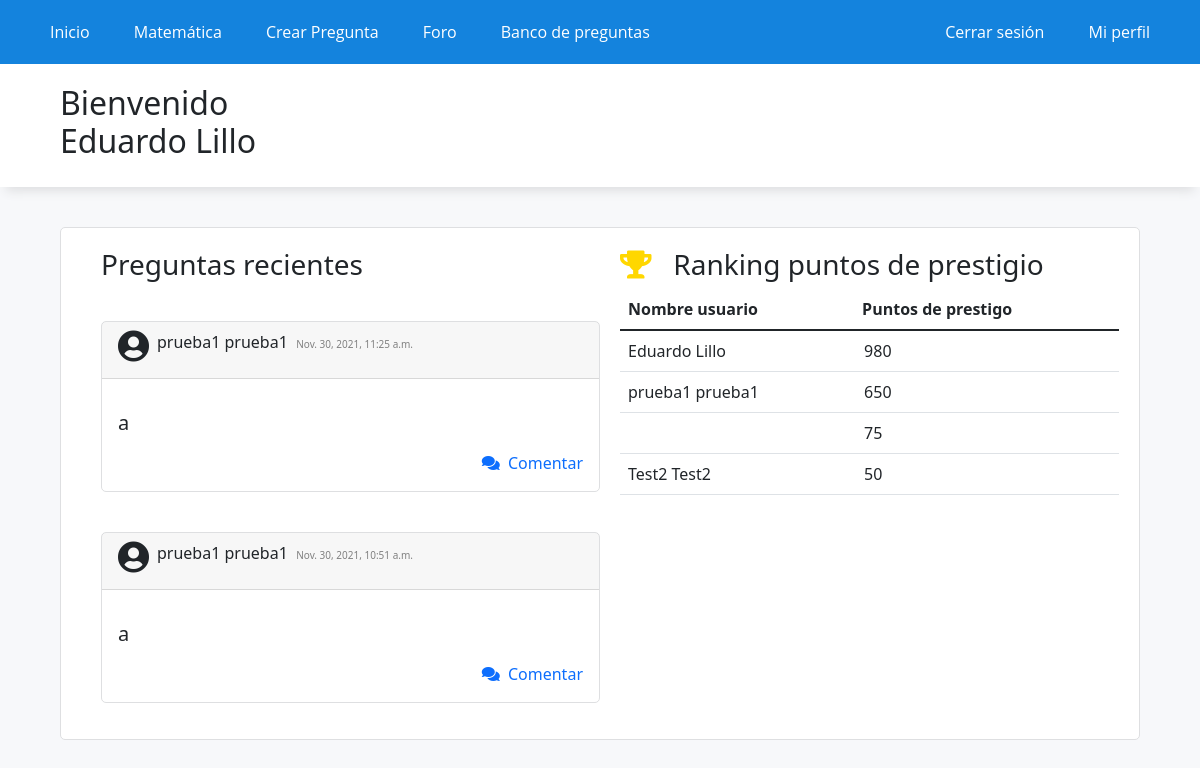
/home/ (signed in), run on an earlier commit of the app's database.
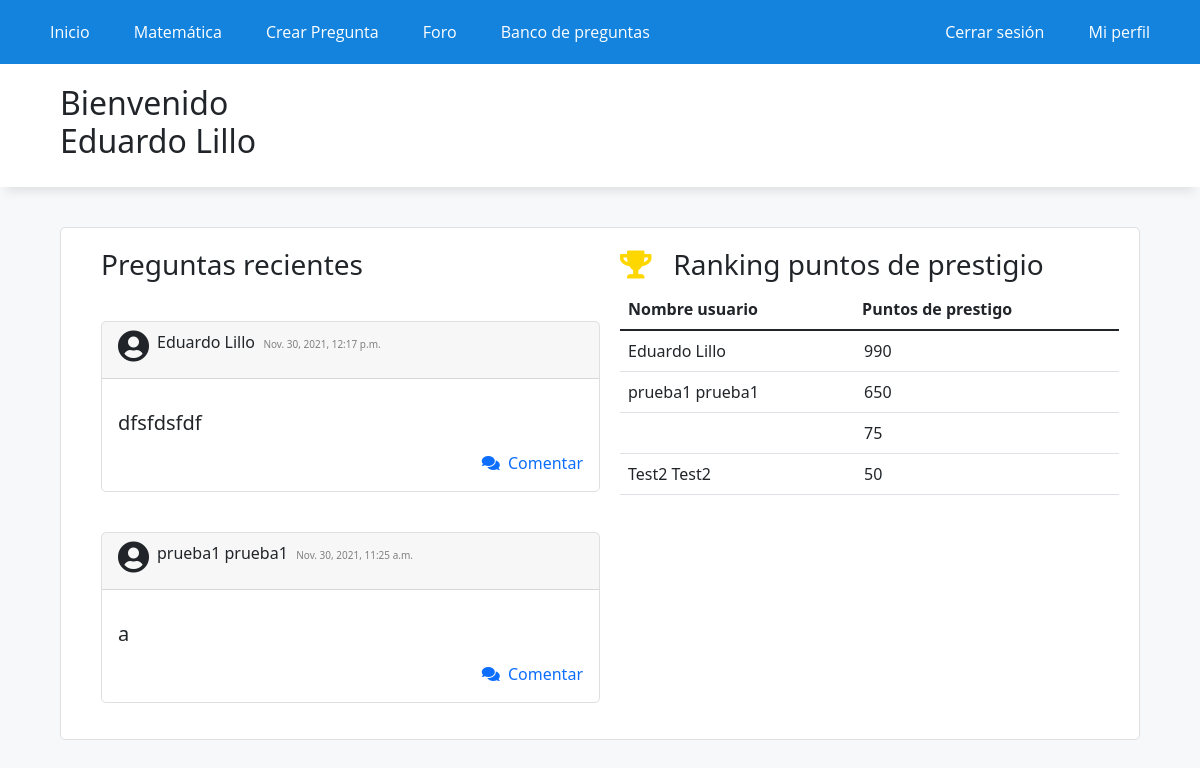
And on a later commit of the database.
### WebApp/models.py (models this page shows, shortened)
class PostForo(models.Model):
    usuario = models.ForeignKey(settings.AUTH_USER_MODEL, on_delete=models.CASCADE)
    sigla = models.CharField(max_length=7, choices=siglas)
    texto = models.TextField()
    slug = models.SlugField(unique=True, blank=True)
    tiempo = models.DateTimeField(auto_now_add=True)
    class Meta:
        ordering = ['-tiempo']

### WebApp/views.py (the view)
# urls.py: path('home/',home,name='home'),
def home(request):
    puntos_usuarios = profile.objects.order_by('-punctuation')
    if len(puntos_usuarios) > 10:
        puntos_usuarios = puntos_usuarios[:10]
    name = ''
    if request.user.is_authenticated:
        nombre_usuario = request.user.first_name
        appelido_usuario = request.user.last_name
        name = nombre_usuario + " " + appelido_usuario
    top = []
    for usuario in puntos_usuarios:
        id_usuario = usuario.name_id
        puntuacion = usuario.punctuation
        nombre = User.objects.get(id=id_usuario).first_name
        apellido = User.objects.get(id=id_usuario).last_name
        nombre_completo = nombre + ' ' + apellido
        top.append((nombre_completo,puntuacion))
    post = PostForo.objects.all()[:2]
    data = {
        'name': name,
        'top': top,
        'post': post,
    }
    return render(request,'app/index.html',data)

### WebApp/templates/app/index.html (shortened to what this page needs)
{% extends 'app/base.html' %}
{% load static %}
{% block contenido %}
<div class="titulo">
    <h2>Bienvenido <p id="mostrarNombre">{{name}}</p>
    </h2>
</div>
<div class="elContenedor">
<div class="flex-index">
    <div style="margin-left: 30px;">
            <h3>Preguntas recientes</h3>
            {% for p in post %}
            <div class="preguntas mb-3" style="max-width: 500px;">
                <div class="card-header"><i style="float: left; "class="svg-inline--fa fas fa-user-circle fa-2x">&nbsp;</i> <p style="display: inline-block; ">{{p.usuario.first_name}}{{" "}}{{p.usuario.last_name}}</p> &nbsp;<h7 style="color: gray; font-size: 10px;">{{p.tiempo}}</h7></div>
                <div class="card-body">
                    <p class="card-text">
                            <h5 href=>{{p.texto}}</h5>
                        </p>
                    <a style="text-decoration: none; " href="/post_id/{{p.id}}/">
                        <div class="comentar" style="text-align: right;"><i class="fas fa-comments "></i>&nbsp;&nbsp;Comentar</div>
                    </a>
                </div>
            </div>
            {% endfor %}
        </div>
        <div>
            <h3> <i class="fas fa-trophy" style="color: gold;"></i> &nbsp; Ranking puntos de prestigio</h3>
            <table class="table">
                <thead>
                    <tr>
                        <th scope="col">Nombre usuario </th>
                        <th scope="col">Puntos de prestigo</th>
                    </tr>
                </thead>
                {% for u in top %}
                <thbody>
                    <tr>
                        <td> {{u.0}}</td>
                        <td style="padding-left: 10px;"> {{u.1}}</td>
                    </tr>
                </thbody>
                {% endfor %}
            </table>
        </div>
    </div>
</div>
{% endblock %}

What changed in the data, as far as the page shows it:
no longer on this page (row unchanged): PostForo: usuario.first_name "prueba1", usuario.last_name "prueba1", tiempo "Nov. 30, 2021, 10:51 a.m.", texto "a"
added PostForo: usuario.first_name "Eduardo", usuario.last_name "Lillo", tiempo "Nov. 30, 2021, 12:17 p.m.", texto "dfsfdsfdf"
Also different on the page:
new list line: "Eduardo Lillo 990"
list line gone: "Eduardo Lillo 980"
